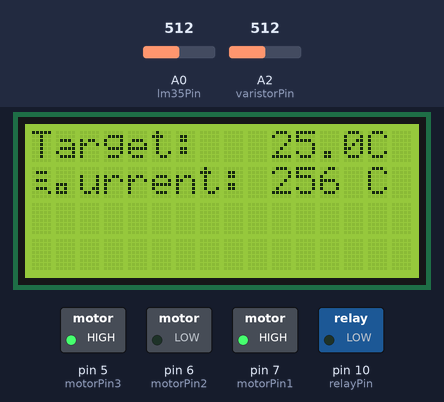
A program run on a simulated Arduino Uno, built with avr-gcc and run on an emulated ATmega328P. Parts: 16×4 character LCD, switched loads named in the program (green lamp = pin HIGH). Inputs (shaded band) come from the test bench; at power-on: A0 (lm35Pin) = 512, A2 (varistorPin) = 512.

Above: at 1.2 s.
1.3 s: A0 (lm35Pin) set to 306
At 2.8 s:
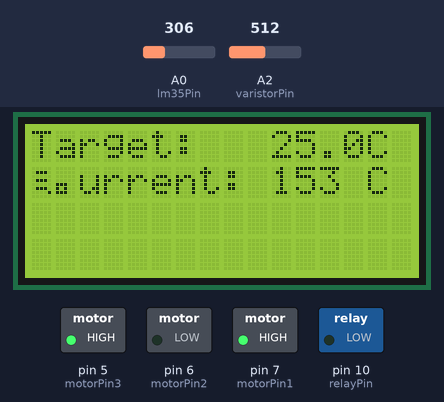
3.1 s: A0 (lm35Pin) set to 52
At 4.3 s:
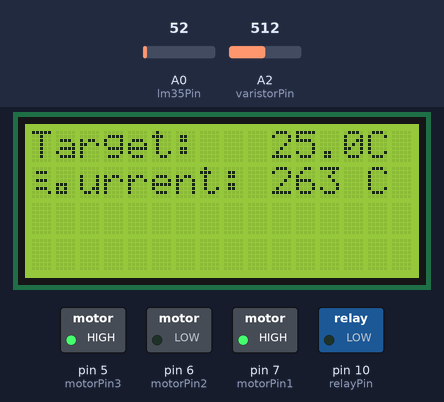
4.6 s: A0 (lm35Pin) set to 46
At 5.0 s:
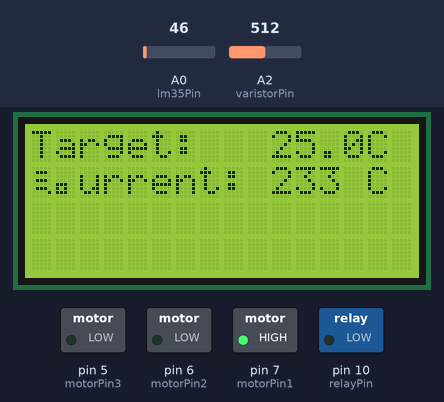
6.1 s: A2 (varistorPin) set to 550
At 6.9 s:
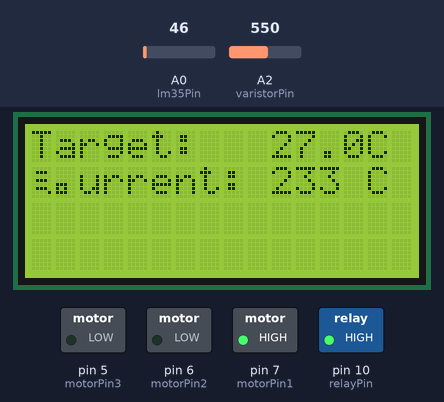
7.6 s: A2 (varistorPin) set to 716
At 8.8 s:
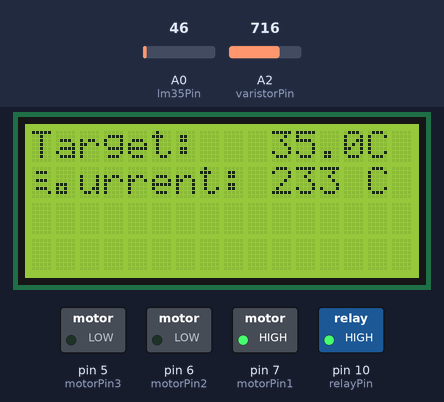
9.1 s: A2 (varistorPin) set to 900
At 10.5 s:
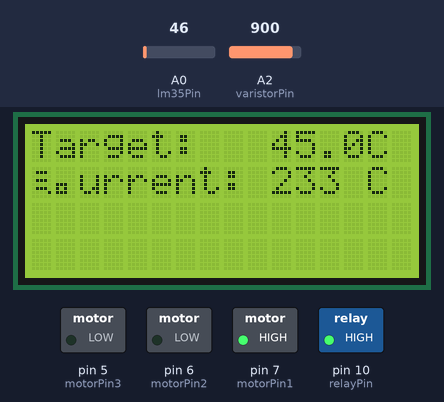
Timing chart, 0 to 12.1 s (numbered marks = the images above; inputs shaded):
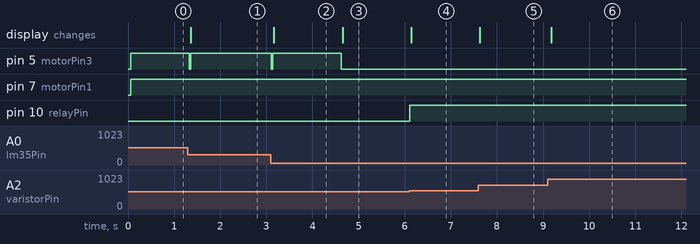

Measured:
- the behaviour switches between 50 and 49 on A0 (lm35Pin) (found by bisection; images 2 and 3)
- the behaviour switches between 539 and 540 on A2 (varistorPin) (found by bisection; images 3 and 4)
- after the input at 1.3 s, pin 5 (motorPin3): HIGH → LOW at once, → HIGH 0.03 s later; the display: changes after 0.06 s (image 1)
- after the input at 3.1 s, pin 5 (motorPin3): HIGH → LOW at once, → HIGH 0.03 s later; the display: changes after 0.07 s (image 2)
- after the input at 4.6 s, pin 5 (motorPin3): HIGH → LOW at once; the display: changes after 0.05 s (image 3)
- after the input at 6.1 s, pin 10 (relayPin): LOW → HIGH at once; the display: changes at once (image 4)
- after the input at 7.6 s, the display: changes at once (image 5)
- after the input at 9.1 s, the display: changes after 0.08 s (image 6)

The program:

main.cpp
```cpp
#include <Arduino.h>
#include "Relay.h"
#include "MotorDriver298.h"
#include "LM35.h"
#include <Wire.h>
#include <LiquidCrystal_I2C.h>


LiquidCrystal_I2C lcd(0x20, 16, 4); //for proteus

//Setup data
#define startTemperature 10
#define bounds 3
#define PID_DUTY_CYCLE_MIN 0
#define PID_DUTY_CYCLE_MAX 100

float pwmDutyCycle = 500;

float Kp = 300;
float Ki = 10;
float Kd = 900;

float previousError = 0;
float currentError = 0;
float integralError = 0;
float differentialError = 0;

uint32_t timeCounterMs = 0;

float targetTemperature = startTemperature;
int currentTemperature = startTemperature;


//Pins
#define lm35Pin A0      //Pin for LM35
#define varistorPin A2  //Pin for temperature setting
#define relayPin 10     //Pin for Relay-heater
#define motorPin1 7
#define motorPin2 6
#define motorPin3 5

Relay relay(relayPin);
MotorDriver298 MotorDriver(motorPin1, motorPin2, motorPin3);
LM35 lm(lm35Pin);

bool heaterState = false;

void dataOnLCD();

void setup() {
  lcd.init();
  lcd.backlight();

  relay.init();
}

void loop() {

    currentTemperature = lm.readData();
    targetTemperature = analogRead(varistorPin) / 20;

    //a)
    if ((currentTemperature > targetTemperature + bounds) && heaterState)
    {
        relay.relayOff();
        heaterState = false;
    }

    if ((currentTemperature < targetTemperature - bounds) && !heaterState)
    {
        relay.relayOn();
        heaterState = true;
    }

    //b)
    timeCounterMs = millis() - timeCounterMs;

    float timeCounterSec = (float)timeCounterMs / 1000;
    currentError = currentTemperature - targetTemperature;

    if (((((Ki * integralError) <= PID_DUTY_CYCLE_MAX) && currentError >= 0)) ||
        (((Ki * integralError) >= PID_DUTY_CYCLE_MIN) && currentError < 0))
    {
      integralError += currentError * timeCounterSec;
    }

    differentialError = (currentError - previousError) / timeCounterSec;
    pwmDutyCycle = Kp * currentError + Ki * integralError + Kd * differentialError;

    if (pwmDutyCycle < PID_DUTY_CYCLE_MIN)
    {
      pwmDutyCycle = PID_DUTY_CYCLE_MIN;
    }

    if (pwmDutyCycle > PID_DUTY_CYCLE_MAX)
    {
      pwmDutyCycle = PID_DUTY_CYCLE_MAX;
    }
    MotorDriver.drive(true, pwmDutyCycle);

    previousError = currentError;


    dataOnLCD();

}

void dataOnLCD()
{
    lcd.setCursor(0,0);
    lcd.print("Target:");
    lcd.setCursor(10,0);
    lcd.print(targetTemperature);
    lcd.setCursor(14,0);
    lcd.print("C");

    lcd.setCursor(0,1);
    lcd.print("Сurrent:");
    lcd.setCursor(10,1);
    lcd.print(currentTemperature);
    lcd.setCursor(14,1);
    lcd.print("C");
}
```

LM35.cpp
```cpp
#include "LM35.h"

LM35::LM35(byte pin)
{
    SensorPin = pin;
}

float LM35::readData()
{
    return analogRead(SensorPin)/2;
}
```

LM35.h
```cpp
#ifndef LM35_h
#define LM35_h

#include <Arduino.h>

class LM35
{
    public:
        LM35(byte pin);
        void initSensor();
        float readData();
        float convertMillivotsToCelsius(int value);
    protected:
        byte SensorPin;

};

#endif
```

Motor.cpp
```cpp
#include "Motor.h"

Motor::Motor()
{

}

void Motor::init(byte pin1, byte pin2, byte pin3)
{
    MotorPin1 = pin1;
    MotorPin2 = pin2;
    ControlPin = pin3;

    pinMode(MotorPin1, OUTPUT);
    pinMode(MotorPin2, OUTPUT);
    pinMode(ControlPin, OUTPUT);
}

void Motor::changeState(bool direction)
{
    if (direction)
    {
        digitalWrite(MotorPin1, HIGH);
        digitalWrite(MotorPin1, LOW);
    }
    else
    {
        digitalWrite(MotorPin1, LOW);
        digitalWrite(MotorPin1, HIGH);
    }
}

void Motor::changeStateWithSpeed(bool direction, int speed)
{
    if (direction)
    {
        digitalWrite(MotorPin1, HIGH);
        digitalWrite(MotorPin2, LOW);
        analogWrite(ControlPin, speed);
    }
    else
    {
        digitalWrite(MotorPin1, LOW);
        digitalWrite(MotorPin2, HIGH);
        analogWrite(ControlPin, speed);
    }
}
```

Motor.h
```cpp
#ifndef Motor_h
#define Motor_h

#include <Arduino.h>

class Motor
{
    private:
        byte MotorPin1;
        byte MotorPin2;
        byte ControlPin;

    public:
        Motor();
        void init(byte pin1, byte pin2, byte pin3);
        void changeStateWithSpeed(bool direction, int speed);
        // direction = true -> clockwise
        // direction = false -> anti-clockwise
        void changeState(bool direction);
};

#endif
```

PID.cpp
```cpp

```

Relay.cpp
```cpp
#include "Relay.h"

Relay::Relay(byte pin)
{
    relayPin = pin;
}

void Relay::init()
{
    pinMode(relayPin, OUTPUT);
    digitalWrite(relayPin, LOW);
}

void Relay::relayOn()
{
    digitalWrite(relayPin, HIGH);
}

void Relay::relayOff()
{
    digitalWrite(relayPin, LOW);
}
```

Relay.h
```cpp
#ifndef Relay_h
#define Relay_h

#include <Arduino.h>

class Relay
{
    private:
        byte relayPin;

    public:
        Relay(byte pin);
        void init();
        void relayOn();
        void relayOff();

};

#endif
```

MotorDriver298.cpp
```cpp
#include "MotorDriver298.h"

MotorDriver298::MotorDriver298(byte pin1, byte pin2, byte pin3)
{
    motorA.init(pin1, pin2, pin3);
}

MotorDriver298::MotorDriver298(byte pin1, byte pin2, byte pin3, byte pin4, byte pin5, byte pin6)
{
    motorA.init(pin1, pin2, pin3);
    motorB.init(pin4, pin5, pin6);
    motorQuantity = true;
}

void MotorDriver298::drive(bool side, int speed)
{
    if(!side && motorQuantity)
    {
        motorB.changeStateWithSpeed((speed >= 0), (abs(speed) * 2.55 + 0.5));
    }
    else
    {
        motorA.changeStateWithSpeed((speed >= 0), (abs(speed) * 2.55 + 0.5));
    }
}
```

MotorDriver298.h
```cpp
#ifndef MotorDriver298_h
#define MotorDriver298_h

#include <Arduino.h>
#include "Motor.h"

class MotorDriver298
{
    private:
        Motor motorA;
        Motor motorB;
        bool motorQuantity = false; //true = 2 motors, false - 1 motor

    public:
        MotorDriver298(byte pin1, byte pin2, byte pin3); //only motor A
        MotorDriver298(byte pin1, byte pin2, byte pin3, byte pin4, byte pin5, byte pin6); //motorA and motorB
        void drive(bool side, int speed);
        // motor "A" -> side = true
        // motor "B" -> side = false
};

#endif
```
